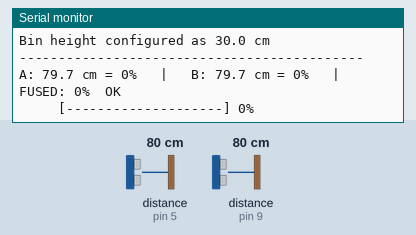
A sketch run on a simulated Arduino Uno, built with avr-gcc and run on an emulated ATmega328P. On the bench: the last lines printed to the serial monitor. Wiring (inferred from the names in the program): 2 × ultrasonic range finder: trigger pin 4, echo pin 5 / trigger pin 8, echo pin 9. The inputs (shaded band) are chosen by the test bench; at power-on: distance to the obstacle (sensors on pin 5, pin 9) 80 cm. The echo pulse lasts 58.3 µs per cm.

Above: at 1.2 s.
1.3 s: distance to the obstacle (sensor on pin 5) set to 2 cm
At 3.3 s:
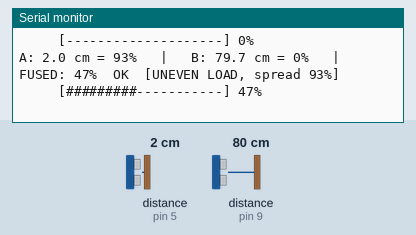
3.9 s: distance to the obstacle (sensor on pin 9) set to 2 cm
At 5.6 s:
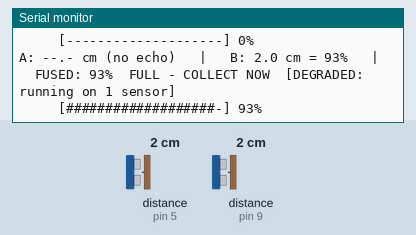
6.2 s: distance to the obstacle (sensor on pin 5) set to 4 cm
At 7.9 s:
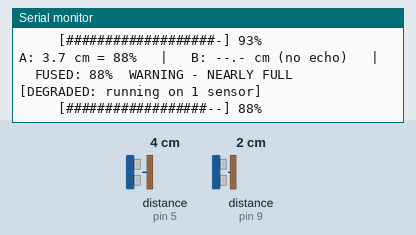
8.5 s: distance to the obstacle (sensor on pin 9) set to 4 cm
At 9.7 s:
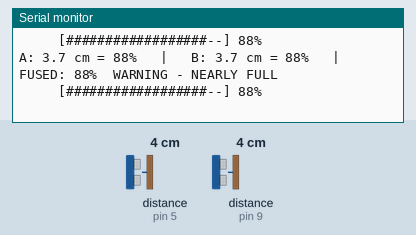
11.5 s: distance to the obstacle (sensor on pin 5) set to 9 cm
At 13.5 s:
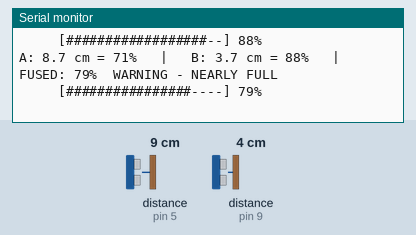
14.5 s: distance to the obstacle (sensor on pin 9) set to 9 cm
At 15.7 s:
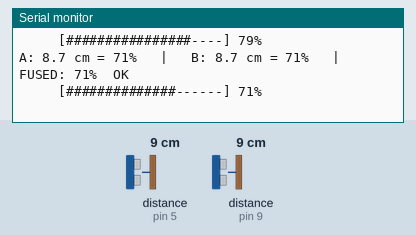

The sketch:

02_bin_level_module.ino
```cpp
/**************************************************************
 *  SMART DUSTBIN - MODULE B: WASTE LEVEL WITH TWO SENSORS
 *  ------------------------------------------------------------
 *  GOAL OF THIS SKETCH
 *  Turn TWO downward distance readings into ONE trustworthy
 *  fill percentage.
 *
 *  THE PROBLEM WITH A SINGLE SENSOR
 *
 *     [ sensor A ]                     [ sensor B ]
 *          |  ^                             |  ^
 *          |  | distA                       |  | distB
 *          |  v                             |  v
 *      ~~~~~~~~~~~~~~~\                     |
 *                      \~~~~~~~~~~~~~~~~~~~~~
 *          ^ a peak here          a hollow here ^
 *      ____|_________________________________|____  bin floor
 *
 *  Rubbish is never flat. One sensor sitting over a peak shouts
 *  "FULL" while the bin is half empty; one over a hollow says
 *  "nearly empty" while the far side is overflowing.
 *
 *  TWO SENSORS ON OPPOSITE DIAGONALS GIVE THREE THINGS
 *    1. ACCURACY   - the average of two points is much closer to
 *                    the real volume than a single point.
 *    2. REDUNDANCY - if one fails, keep working on the other.
 *    3. DIAGNOSIS  - a big gap between A and B means the load is
 *                    piled to one side and needs levelling.
 *
 *  WIRING
 *    HC-SR04 A : VCC->5V  GND->GND  TRIG->D4  ECHO->D5
 *    HC-SR04 B : VCC->5V  GND->GND  TRIG->D8  ECHO->D9
 *
 *  CALIBRATION STEP (do this once, on the real bin)
 *  Empty the bin, run this sketch, and read the two printed
 *  distances. They should agree within a centimetre or so. THAT
 *  number is your BIN_HEIGHT_CM. Do not guess it.
 *
 *  NOTE - NO FULL-BIN LOCKDOWN HERE, ON PURPOSE
 *  In the finished bin, reaching FULL makes the lid refuse to open
 *  for a hand. This sketch has no lid and no servo - it only
 *  measures - so there is nothing to lock. The lockdown appears in
 *  04_smart_dustbin_complete and 05_esp32_wifi_version, the first
 *  sketches that have BOTH halves.
 **************************************************************/

/* ---------------- PIN MAP ---------------- */
const uint8_t PIN_TRIG_A = 4;
const uint8_t PIN_ECHO_A = 5;
const uint8_t PIN_TRIG_B = 8;
const uint8_t PIN_ECHO_B = 9;

/* ---------------- TUNING ----------------- */
const float BIN_HEIGHT_CM      = 30.0;   /* measured when empty  */
const float LEVEL_WARN_PERCENT = 75.0;   /* schedule a pickup    */
const float LEVEL_FULL_PERCENT = 90.0;   /* collect now          */
const float LEVEL_DISAGREE_PCT = 25.0;   /* A vs B = uneven load */
const float INVALID            = -1.0;
const unsigned long SETTLE_MS  = 12;     /* anti-crosstalk gap   */

void setup() {
  Serial.begin(9600);
  Serial.println(F("Module B - Dual Sensor Bin Level Test"));
  Serial.print  (F("Bin height configured as "));
  Serial.print  (BIN_HEIGHT_CM, 1);
  Serial.println(F(" cm"));
  Serial.println(F("--------------------------------------------"));

  pinMode(PIN_TRIG_A, OUTPUT);  pinMode(PIN_ECHO_A, INPUT);
  pinMode(PIN_TRIG_B, OUTPUT);  pinMode(PIN_ECHO_B, INPUT);
}

void loop() {
  /* Fire A, let its echoes die, then fire B. If both fired at the
     same instant each would hear the other and report nonsense.  */
  float dA = readDistanceMedian(PIN_TRIG_A, PIN_ECHO_A);
  delay(SETTLE_MS);
  float dB = readDistanceMedian(PIN_TRIG_B, PIN_ECHO_B);

  float fillA = calculateFillPercent(dA);
  float fillB = calculateFillPercent(dB);

  /* ---- fuse the two readings ---- */
  float fill;
  float spread    = 0;
  bool  uneven    = false;
  uint8_t valid   = 0;

  if (fillA != INVALID && fillB != INVALID) {
    valid  = 2;
    fill   = (fillA + fillB) / 2.0;
    spread = fabs(fillA - fillB);
    uneven = (spread > LEVEL_DISAGREE_PCT);
  } else if (fillA != INVALID) {
    valid = 1; fill = fillA;
  } else if (fillB != INVALID) {
    valid = 1; fill = fillB;
  } else {
    Serial.println(F("SENSOR ERROR - neither level sensor answered"));
    delay(1000);
    return;
  }

  /* ---- report ---- */
  Serial.print(F("A: "));
  if (dA == INVALID) Serial.print(F("--.- cm (no echo)"));
  else { Serial.print(dA, 1); Serial.print(F(" cm = ")); Serial.print(fillA, 0); Serial.print(F("%")); }

  Serial.print(F("   |   B: "));
  if (dB == INVALID) Serial.print(F("--.- cm (no echo)"));
  else { Serial.print(dB, 1); Serial.print(F(" cm = ")); Serial.print(fillB, 0); Serial.print(F("%")); }

  Serial.print(F("   |   FUSED: ")); Serial.print(fill, 0); Serial.print(F("%  "));

  if      (fill >= LEVEL_FULL_PERCENT) Serial.print(F("FULL - COLLECT NOW"));
  else if (fill >= LEVEL_WARN_PERCENT) Serial.print(F("WARNING - NEARLY FULL"));
  else                                 Serial.print(F("OK"));

  if (uneven)      { Serial.print(F("  [UNEVEN LOAD, spread ")); Serial.print(spread, 0); Serial.print(F("%]")); }
  if (valid == 1)    Serial.print(F("  [DEGRADED: running on 1 sensor]"));
  Serial.println();

  printBar(fill);
  delay(1000);
}

/**************************************************************
 *  calculateFillPercent()   - one sensor, pure maths
 *    30 cm -> 0 %      22.5 cm -> 25 %     15 cm -> 50 %
 *    7.5 cm -> 75 %     3 cm  -> 90 %       0 cm -> 100 %
 **************************************************************/
float calculateFillPercent(float measuredDistanceCm) {
  /* Any negative value is the "no echo" sentinel. A real distance can
     never be negative, so there is nothing to clamp - it is missing data. */
  if (measuredDistanceCm < 0) return INVALID;

  if (measuredDistanceCm > BIN_HEIGHT_CM) measuredDistanceCm = BIN_HEIGHT_CM;

  float fillLevel   = BIN_HEIGHT_CM - measuredDistanceCm;
  float fillPercent = (fillLevel / BIN_HEIGHT_CM) * 100.0;

  if (fillPercent < 0)   fillPercent = 0;
  if (fillPercent > 100) fillPercent = 100;
  return fillPercent;
}

/**************************************************************
 *  printBar()
 *  A 20-character text gauge, so the Serial Monitor screenshot
 *  looks good in your report.   [##########----------] 50%
 **************************************************************/
void printBar(float percent) {
  int filled = (int)((percent / 100.0) * 20.0 + 0.5);
  Serial.print(F("     ["));
  for (int i = 0; i < 20; i++) Serial.print(i < filled ? "#" : "-");
  Serial.print(F("] "));
  Serial.print(percent, 0);
  Serial.println(F("%"));
}

/**************************************************************
 *  readDistanceMedian()
 *  Three pings, middle value wins. One stray reflection off a
 *  crumpled bag cannot move a median.
 **************************************************************/
float readDistanceMedian(uint8_t trigPin, uint8_t echoPin) {
  float a = readDistanceCm(trigPin, echoPin); delay(SETTLE_MS);
  float b = readDistanceCm(trigPin, echoPin); delay(SETTLE_MS);
  float c = readDistanceCm(trigPin, echoPin);

  if (a == INVALID && b == INVALID && c == INVALID) return INVALID;
  if (a == INVALID) a = (b != INVALID) ? b : c;
  if (b == INVALID) b = (c != INVALID) ? c : a;
  if (c == INVALID) c = a;

  float hi = (a > b) ? a : b;
  float lo = (a > b) ? b : a;
  if (c >= hi) return hi;
  if (c <= lo) return lo;
  return c;
}

float readDistanceCm(uint8_t trigPin, uint8_t echoPin) {
  digitalWrite(trigPin, LOW);
  delayMicroseconds(2);
  digitalWrite(trigPin, HIGH);
  delayMicroseconds(10);
  digitalWrite(trigPin, LOW);

  unsigned long duration = pulseIn(echoPin, HIGH, 25000UL);
  if (duration == 0) return INVALID;

  float cm = duration / 58.31;
  if (cm < 2.0 || cm > 400.0) return INVALID;
  return cm;
}
```

Measured:
- after the input at 1.3 s, the serial monitor: prints a new line after 1.1 s (image 1)
- after the input at 3.9 s, the serial monitor: prints a new line after 0.74 s (image 2)
- after the input at 6.2 s, the serial monitor: prints a new line after 0.74 s (image 3)
- after the input at 8.5 s, the serial monitor: prints a new line after 0.74 s (image 4)
- after the input at 11.5 s, the serial monitor: prints a new line after 1.1 s (image 5)
- after the input at 14.5 s, the serial monitor: prints a new line after 0.31 s (image 6)
